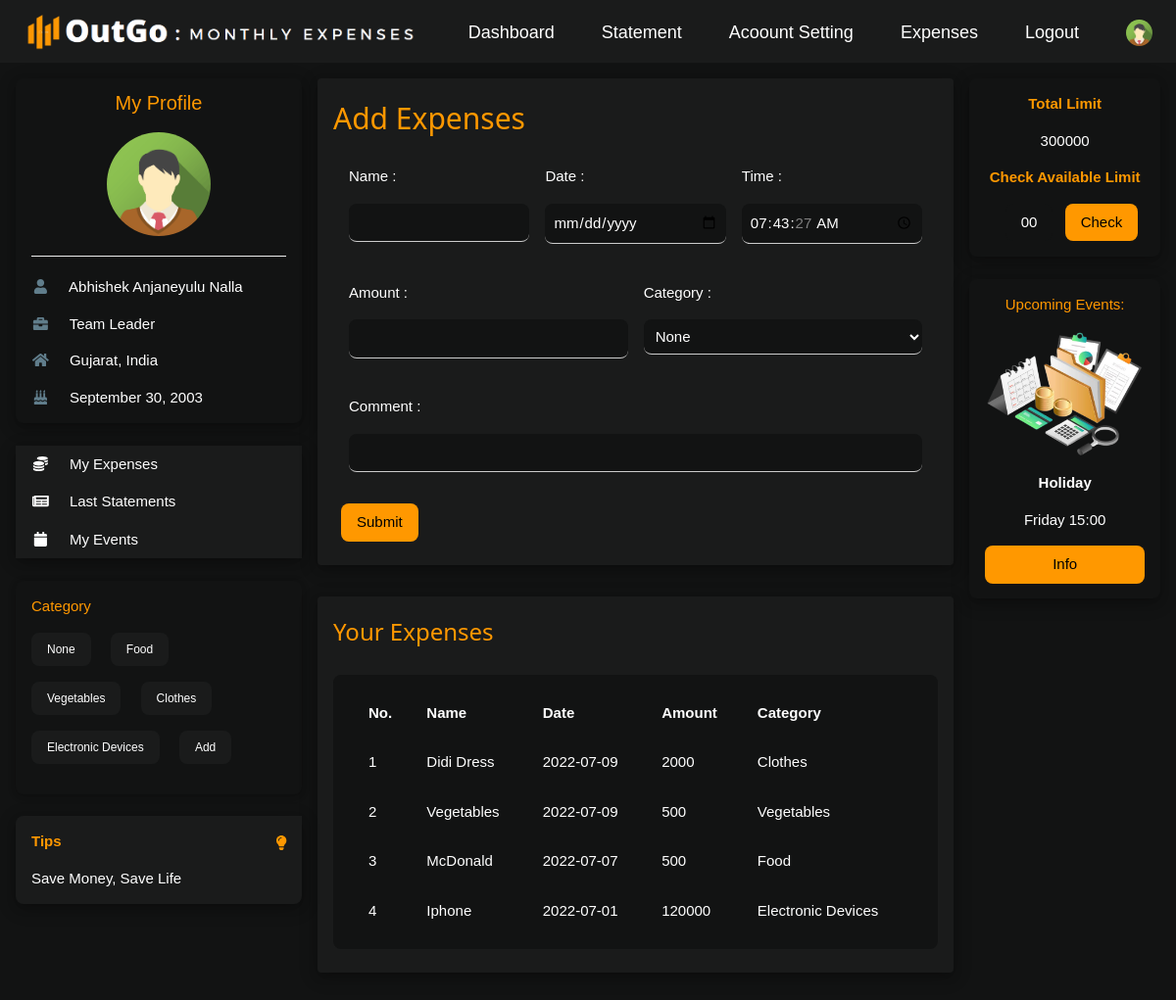
Page /user/addexpense.php (signed in) on the earlier database version.
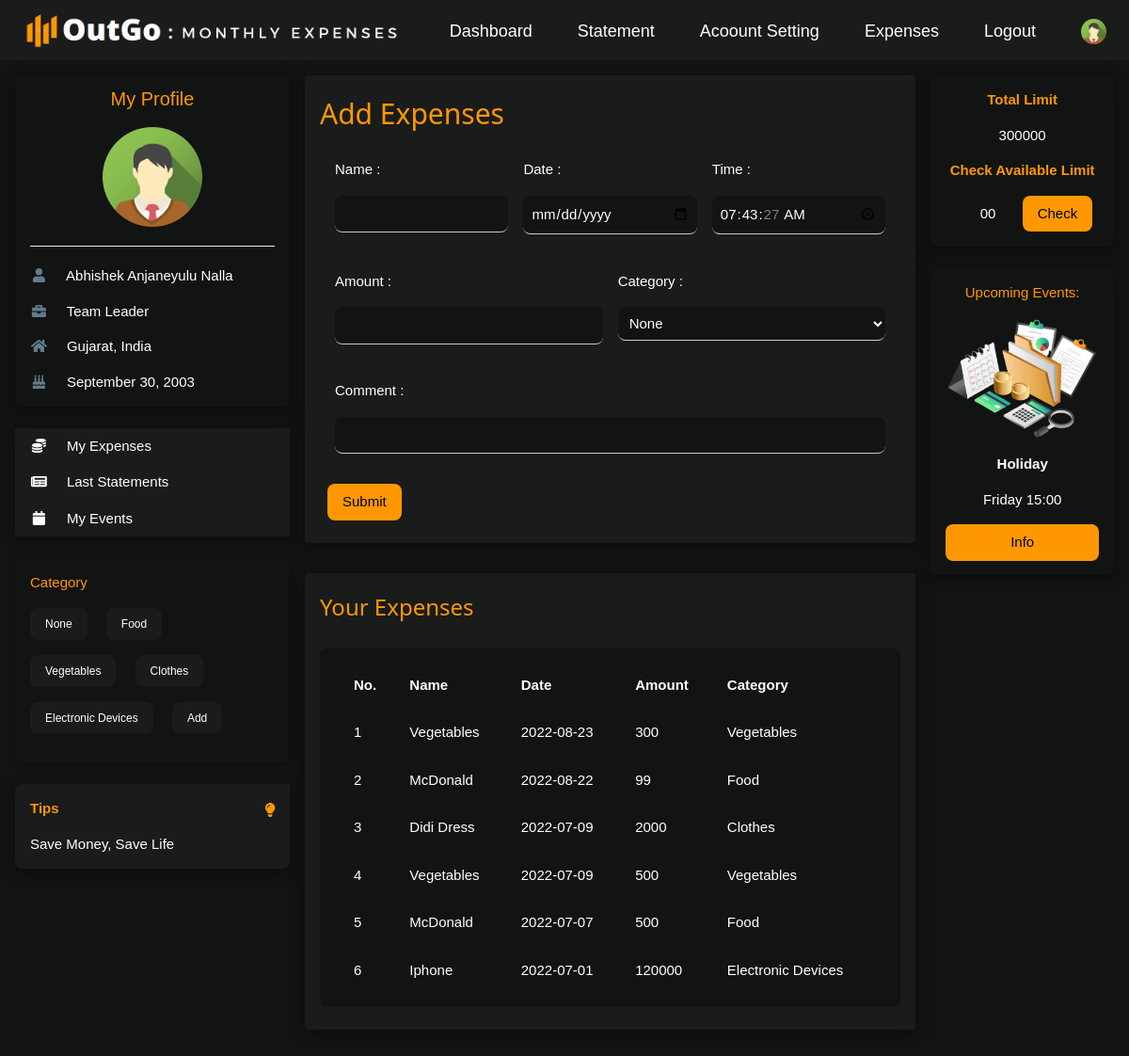
Same page on the later database version.
### tables this page shows
CREATE TABLE `tbl_category` (
  `c_id` int(11) NOT NULL,
  `cname` varchar(255) NOT NULL,
  `createdAt` date NOT NULL
);

CREATE TABLE `tbl_expenses` (
  `e_id` int(11) NOT NULL,
  `u_id` int(11) NOT NULL,
  `ename` varchar(255) NOT NULL,
  `date` date NOT NULL,
  `time` time DEFAULT NULL,
  `amount` varchar(10) NOT NULL,
  `category` varchar(255) NOT NULL,
  `comment` varchar(255) DEFAULT NULL
);

### user/addexpense.php (the view, shortened to what the changed rows need)
<?php
    if(isset($_SESSION['user']))
    {
        include '../connection.php';
        $userId=$_SESSION['user'];
        $index=0;
        $fetchExpenses="SELECT * FROM tbl_expenses WHERE u_id='$userId'";
        $fetchExpensesResult=mysqli_query($conn,$fetchExpenses);
        $fetchCategory="SELECT * FROM tbl_category";
        $fetchCategoryResult=mysqli_query($conn,$fetchCategory);
        $allCategory=mysqli_fetch_all($fetchCategoryResult,MYSQLI_ASSOC);
        ?>
<!DOCTYPE html>
<html>
<head>
    <link rel="stylesheet" href="../dj-style.css">
    <link rel="stylesheet" href="https://use.fontawesome.com/releases/v5.0.7/css/all.css">
</head>
<body class="dj-premium">
    <div class="dj-container dj-content" style="max-width:1400px;margin-top:80px">
        <div class="dj-row">
            <div class="dj-col m3">
                <br>
                <br>
                <div class="dj-card dj-round-large dj-premium dj-hide-small dj-hover-shadow-white">
                    <div class="dj-container">
                        <p>
                            <?php
                            foreach($allCategory as $cat)
                            {
                                $ca_name=$cat['cname'];
                            ?>
                            <span
                                class="dj-tag dj-small dj-silver dj-round-large dj-padding dj-margin-bottom dj-margin-right"><?php echo $ca_name; ?></span>
                            <?php
                            }
                            ?>
                            <span
                                class="dj-tag dj-small dj-silver dj-round-large dj-padding dj-margin-bottom dj-margin-right"><a href="#" style="text-decoration: none;">Add</a></span>
                        </p>
                    </div>
                </div>
                <br>
            </div>
            <div class="dj-col m7">
                <div class="dj-row-padding">
                    <div class="dj-col m12">
                        <div class="dj-card-4 dj-round dj-silver dj-hover-shadow-white">
                            <div class="dj-container dj-padding dj-margin-bottom">
                                <h2 class="dj-text-orange">Add Expenses</h2>
                            </div>
                        </div>
                    </div>
                </div>
            </div>
            <div class="dj-card-4 dj-round dj-silver dj-hover-shadow-white dj-margin">
                <div class="dj-container dj-padding dj-margin-bottom">
                    <table
                        class="dj-premium dj-margin-top dj-padding dj-round-large dj-hover-shadow-white dj-margin-bottom dj-left"
                        cellpadding="8" cellspacing="12" style="width:100% ;">
                        <tr style="text-align: left;">
                            <th>No.</th>
                            <th>Name</th>
                            <th>Date</th>
                            <th>Amount</th>
                            <th>Category</th>
                        </tr>
                        <?php
                                        $fetchTransaction="SELECT * FROM tbl_expenses WHERE u_id='$userId' ORDER BY date DESC LIMIT 7";
                                        $fetchTransactionResult=mysqli_query($conn,$fetchTransaction);
                                        $allTransaction=mysqli_fetch_all($fetchTransactionResult,MYSQLI_ASSOC);
                                        foreach($allTransaction as $transactionresult)
                                        {
                                            $index++;
                                    ?>
                        <tr>
                            <td><?php echo $index; ?></td>
                            <td><?php echo $transactionresult['ename']; ?></td>
                            <td><?php echo $transactionresult['date']; ?></td>
                            <td><?php echo $transactionresult['amount']; ?></td>
                            <td><?php echo $transactionresult['category']; ?></td>
                        </tr>
                        <?php
                                        }
                                    ?>
                    </table>
                </div>
            </div>
        </div>
    </div>
    <br>
</body>
</html>
<?php
}
else
{
	header("location: ../login.php");
}
?>

Differences in the rows shown:
added tbl_expenses: ename "Vegetables", date "2022-08-23", amount "300", category "Vegetables"
added tbl_expenses: ename "McDonald", date "2022-08-22", amount "99", category "Food"
